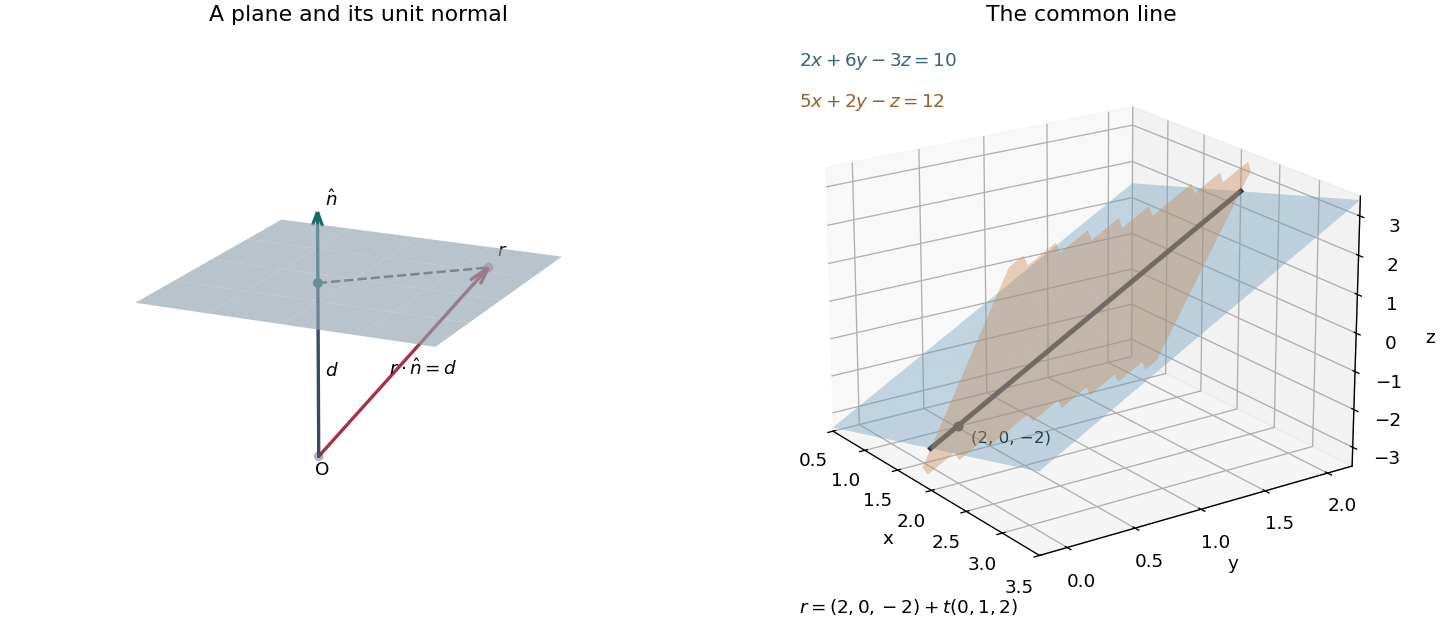

The script that drew this image:
"""Draw plane normals and the intersection line; output a PNG in the cwd."""
from pathlib import Path

import matplotlib
matplotlib.use("Agg")
import matplotlib.pyplot as plt
import numpy as np

plt.rcParams.update({"font.size": 11, "figure.facecolor": "white"})
fig = plt.figure(figsize=(12, 5.2), layout="constrained")
ax = fig.add_subplot(121, projection="3d")
x, y = np.meshgrid(np.linspace(-1, 1.4, 5), np.linspace(-1, 1.4, 5))
ax.plot_surface(x, y, 2 + 0*x, color="#bed6e5", alpha=.65, edgecolor="none")
ax.quiver(0, 0, 0, 1, .9, 2, color="#a83245", arrow_length_ratio=.08, linewidth=2)
ax.plot([0, 0], [0, 0], [0, 2], color="#354c60", linewidth=2)
ax.plot([0, 1], [0, .9], [2, 2], "--", color="#555555")
ax.quiver(0, 0, 2, 0, 0, .8, color="#176b68", arrow_length_ratio=.2, linewidth=2)
ax.scatter([0, 0, 1], [0, 0, .9], [0, 2, 2], c=["#354c60", "#176b68", "#a83245"], s=24)
ax.text(.03, -.12, -.15, "O")
ax.text(.1, -.1, 1, r"$d$")
ax.text(.04, .05, 2.85, r"$\hat n$")
ax.text(1.05, .95, 2.12, r"$r$")
ax.text(.65, -.15, 1.15, r"$r\cdot\hat n=d$")
ax.set(xlim=(-1.15, 1.7), ylim=(-1.15, 1.7), zlim=(0, 3.1), title="A plane and its unit normal")
ax.set_axis_off()
ax.view_init(elev=18, azim=-65)

ax = fig.add_subplot(122, projection="3d")
x, y = np.meshgrid(np.linspace(.5, 3.5, 25), np.linspace(-.2, 2.2, 25))
z1 = (2*x+6*y-10)/3
z2 = 5*x+2*y-12
z1 = np.ma.masked_outside(z1, -3.5, 3.5)
z2 = np.ma.masked_outside(z2, -3.5, 3.5)
ax.plot_surface(x, y, z1, color="#6fa4c4", alpha=.4, edgecolor="none")
ax.plot_surface(x, y, z2, color="#cf8f5c", alpha=.4, edgecolor="none")
t = np.linspace(-.2, 2.2, 100)
ax.plot(2+0*t, t, 2*t-2, color="#202b39", linewidth=3)
ax.scatter([2], [0], [-2], color="#202b39", s=25)
ax.text(2.07, .06, -2.4, "(2, 0, −2)", fontsize=10)
ax.text2D(.02, .94, r"$2x+6y-3z=10$", transform=ax.transAxes, color="#346482")
ax.text2D(.02, .87, r"$5x+2y-z=12$", transform=ax.transAxes, color="#975e30")
ax.text2D(.02, .01, r"$r=(2,0,-2)+t(0,1,2)$", transform=ax.transAxes)
ax.set(xlabel="x", ylabel="y", zlabel="z", xlim=(.5, 3.5), ylim=(-.2, 2.2), zlim=(-3.5, 3.5), title="The common line")
ax.view_init(elev=20, azim=-35)
fig.savefig(Path.cwd()/Path(__file__).with_suffix(".png").name, dpi=120, facecolor="white")
